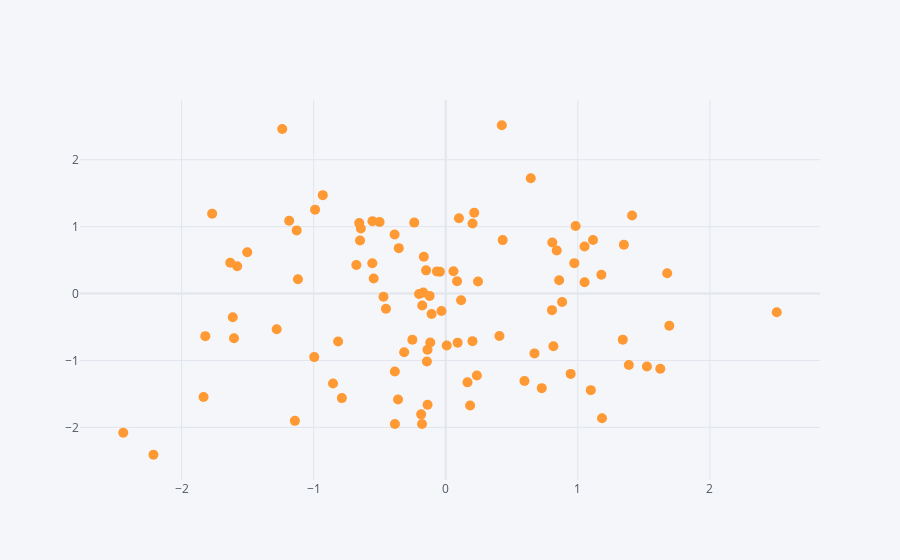

The code cell stored with this chart in its notebook:
### Code cell
df.iplot(kind="scatter", x="A", y="B", mode= "markers", size=10)
df.iplot
